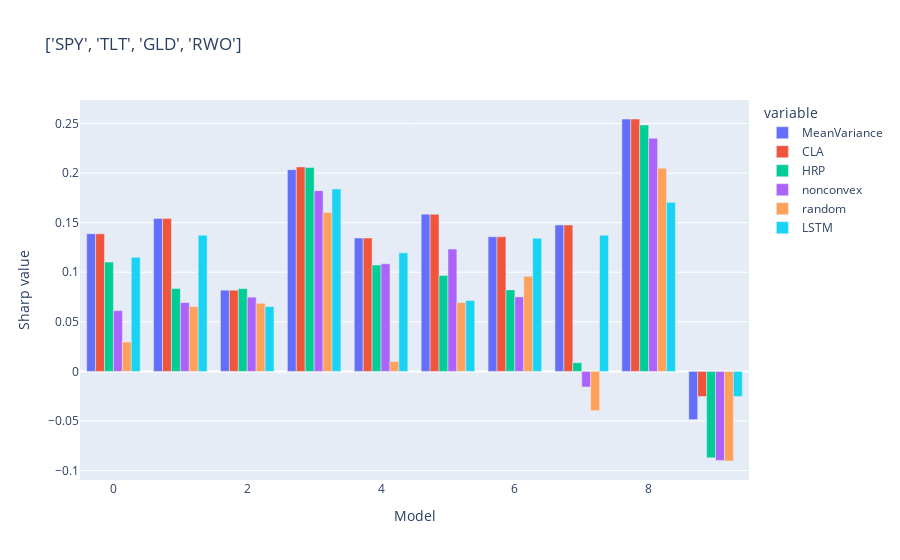

This figure's notebook cell:
### Code cell
fig = px.bar(df_sharp, barmode='group', title=tickers, labels=labels)
fig.show()

### Figure 1 — Plotly figure (JSON) as saved in the notebook; plotly's stock layout.template omitted (floating-point values rounded to 4 significant figures)
{"data": [{"alignmentgroup": "True", "hovertemplate": "variable=MeanVariance<br>Model=%{x}<br>Sharp value=%{y}<extra></extra>", "legendgroup": "MeanVariance", "marker": {"color": "#636efa"}, "name": "MeanVariance", "offsetgroup": "MeanVariance", "orientation": "v", "showlegend": true, "textposition": "auto", "type": "bar", "x": [0, 1, 2, 3, 4, 5, 6, 7, 8, 9], "xaxis": "x", "y": [0.1389, 0.1543, 0.08192, 0.2035, 0.1345, 0.1586, 0.1358, 0.1476, 0.2544, -0.04869], "yaxis": "y"}, {"alignmentgroup": "True", "hovertemplate": "variable=CLA<br>Model=%{x}<br>Sharp value=%{y}<extra></extra>", "legendgroup": "CLA", "marker": {"color": "#EF553B"}, "name": "CLA", "offsetgroup": "CLA", "orientation": "v", "showlegend": true, "textposition": "auto", "type": "bar", "x": [0, 1, 2, 3, 4, 5, 6, 7, 8, 9], "xaxis": "x", "y": [0.1387, 0.1543, 0.08187, 0.2062, 0.1345, 0.1585, 0.1357, 0.1475, 0.2545, -0.02534], "yaxis": "y"}, {"alignmentgroup": "True", "hovertemplate": "variable=HRP<br>Model=%{x}<br>Sharp value=%{y}<extra></extra>", "legendgroup": "HRP", "marker": {"color": "#00cc96"}, "name": "HRP", "offsetgroup": "HRP", "orientation": "v", "showlegend": true, "textposition": "auto", "type": "bar", "x": [0, 1, 2, 3, 4, 5, 6, 7, 8, 9], "xaxis": "x", "y": [0.1102, 0.08359, 0.08348, 0.2056, 0.1072, 0.09678, 0.08216, 0.008763, 0.2485, -0.08722], "yaxis": "y"}, {"alignmentgroup": "True", "hovertemplate": "variable=nonconvex<br>Model=%{x}<br>Sharp value=%{y}<extra></extra>", "legendgroup": "nonconvex", "marker": {"color": "#ab63fa"}, "name": "nonconvex", "offsetgroup": "nonconvex", "orientation": "v", "showlegend": true, "textposition": "auto", "type": "bar", "x": [0, 1, 2, 3, 4, 5, 6, 7, 8, 9], "xaxis": "x", "y": [0.06126, 0.06938, 0.07486, 0.1823, 0.1085, 0.1234, 0.07511, -0.01575, 0.2351, -0.08976], "yaxis": "y"}, {"alignmentgroup": "True", "hovertemplate": "variable=random<br>Model=%{x}<br>Sharp value=%{y}<extra></extra>", "legendgroup": "random", "marker": {"color": "#FFA15A"}, "name": "random", "offsetgroup": "random", "orientation": "v", "showlegend": true, "textposition": "auto", "type": "bar", "x": [0, 1, 2, 3, 4, 5, 6, 7, 8, 9], "xaxis": "x", "y": [0.02957, 0.06533, 0.0687, 0.1602, 0.009915, 0.06937, 0.09593, -0.03959, 0.2049, -0.09038], "yaxis": "y"}, {"alignmentgroup": "True", "hovertemplate": "variable=LSTM<br>Model=%{x}<br>Sharp value=%{y}<extra></extra>", "legendgroup": "LSTM", "marker": {"color": "#19d3f3"}, "name": "LSTM", "offsetgroup": "LSTM", "orientation": "v", "showlegend": true, "textposition": "auto", "type": "bar", "x": [0, 1, 2, 3, 4, 5, 6, 7, 8, 9], "xaxis": "x", "y": [0.115, 0.1373, 0.06534, 0.184, 0.1196, 0.07148, 0.1343, 0.1373, 0.1705, -0.02534], "yaxis": "y"}], "layout": {"barmode": "group", "legend": {"title": {"text": "variable"}, "tracegroupgap": 0}, "title": {"text": "['SPY', 'TLT', 'GLD', 'RWO']"}, "xaxis": {"anchor": "y", "domain": [0, 1], "title": {"text": "Model"}}, "yaxis": {"anchor": "x", "domain": [0, 1], "title": {"text": "Sharp value"}}}}
